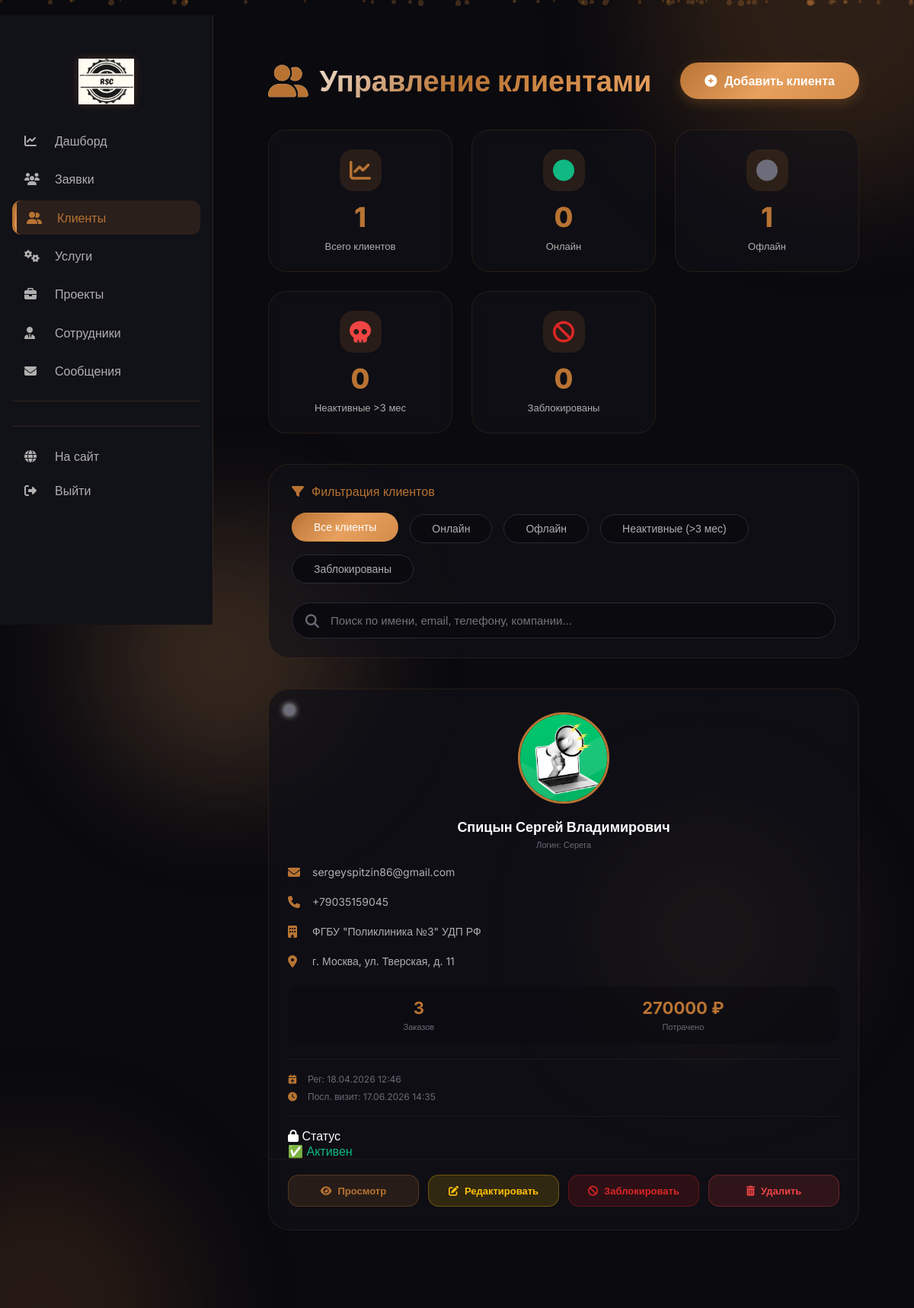
Screenshot of /leads/admin/clients/ (signed in) with the database file from the repository.
### leads/models.py (models this page shows, shortened)
class Client(models.Model):
    user = models.OneToOneField('users.User', on_delete=models.CASCADE, null=True, blank=True, related_name='client_profile')
    first_name = models.CharField(max_length=200, verbose_name="Имя")
    last_name = models.CharField(max_length=200, verbose_name="Фамилия", blank=True, default='')
    patronymic = models.CharField(max_length=200, verbose_name="Отчество", blank=True, default='')
    email = models.EmailField(verbose_name="Email")
    phone = models.CharField(max_length=50, verbose_name="Телефон")
    company = models.CharField(max_length=200, blank=True, verbose_name="Компания")
    position = models.CharField(max_length=100, blank=True, verbose_name="Должность")
    city = models.CharField(max_length=100, blank=True, verbose_name="Город")
    website = models.URLField(blank=True, verbose_name="Сайт")
    address = models.TextField(blank=True, verbose_name="Адрес")
    bio = models.TextField(blank=True, verbose_name="О себе")
    avatar = models.ImageField(upload_to='clients/avatars/', blank=True, null=True, verbose_name="Аватар")
    total_orders = models.IntegerField(default=0, verbose_name="Всего заказов")
    total_spent = models.DecimalField(max_digits=10, decimal_places=2, default=0, verbose_name="Потрачено")
    last_activity = models.DateTimeField(auto_now=True, verbose_name="Последняя активность")
    is_blocked = models.BooleanField(default=False, verbose_name="Заблокирован")
    created_at = models.DateTimeField(auto_now_add=True, verbose_name="Дата создания")
    updated_at = models.DateTimeField(auto_now=True, verbose_name="Дата обновления")
    class Meta:
        db_table = 'clients'
        verbose_name = "Клиент"
        verbose_name_plural = "Клиенты"
        ordering = ['-created_at']
    @property
    def full_name(self):
        parts = []
        if self.last_name:
            parts.append(self.last_name)
        if self.first_name:
            parts.append(self.first_name)
        if self.patronymic:
            parts.append(self.patronymic)
        return ' '.join(parts)
    @property
    def username(self):
        if self.user:
            return self.user.username
        return ''
    @property
    def online_status(self):
        from django.utils import timezone
        from datetime import timedelta
        if self.is_blocked:
            return 'blocked'
        if not self.last_activity:
            return 'offline'
        delta = timezone.now() - self.last_activity
        if delta.total_seconds() < 300:
            return 'online'
        elif delta.total_seconds() < 7776000:
            return 'offline'
        else:
            return 'inactive'

### users/models.py (models this page shows, shortened)
class User(AbstractUser):
    phone = models.CharField(max_length=20, blank=True, verbose_name="Телефон")
    class Meta:
        db_table = 'users'
        verbose_name = "Пользователь"
        verbose_name_plural = "Пользователи"

### leads/decorators.py (the view)
        def wrapper(request, *args, **kwargs):
            if not request.user.is_authenticated:
                messages.error(request, 'Необходимо войти в систему')
                return redirect('login')
            if not request.user.is_staff:
                messages.error(request, 'У вас нет доступа к этой странице')
                return redirect('index')
            try:
                admin_user = request.user.admin_profile
                user_permissions = admin_user.permissions
            except AdminUser.DoesNotExist:
                messages.error(request, 'Ошибка: профиль сотрудника не найден')
                return redirect('index')
            if user_permissions == 'full':
                return view_func(request, *args, **kwargs)
            if user_permissions not in allowed_permissions:
                messages.error(request, 'У вас недостаточно прав для выполнения этого действия')
                return redirect('admin_dashboard')
            return view_func(request, *args, **kwargs)

### leads/views/admin_clients.py (called while the page is built)
@permission_required(['full', 'clients_only'])
def admin_clients(request):
    clients = Client.objects.all().order_by('-created_at')
    stats = {'all': clients.count()}
    paginator = Paginator(clients, 15)
    page = request.GET.get('page', 1)
    clients_page = paginator.get_page(page)
    return render(request, 'admin_panel/clients/list.html', {
        'clients': clients_page,
        'stats': stats,
    })

### templates/admin_panel/clients/list.html (shortened to what this page needs)
﻿{% extends 'admin_panel/base.html' %}
{% load static %}
{% block extra_css %}
<link rel="stylesheet" href="{% static 'css/admin_panel/clients/list.css' %}">
{% endblock %}
{% block content %}
<div class="clients-bg" id="particlesContainer">
    <div class="floating-orb orb-1"></div>
    <div class="floating-orb orb-2"></div>
    <div class="floating-orb orb-3"></div>
    <div class="floating-orb orb-4"></div>
</div>
<div class="clients-container">
    <div class="clients-header">
        <h1><i class="fas fa-user-friends"></i> Управление клиентами</h1>
        <a href="{% url 'admin_client_add' %}" class="btn-add"><i class="fas fa-plus-circle"></i> Добавить клиента</a>
    </div>
    <div class="stats-row" id="statsRow">
        <div class="stat-card" data-status="all">
            <div class="stat-icon"><i class="fas fa-chart-line"></i></div>
            <div class="stat-number">{{ clients|length }}</div>
            <div class="stat-label">Всего клиентов</div>
        </div>
        <div class="stat-card" data-status="online">
            <div class="stat-icon"><i class="fas fa-circle" style="color: #10b981;"></i></div>
            <div class="stat-number" id="onlineCount">0</div>
            <div class="stat-label">Онлайн</div>
        </div>
        <div class="stat-card" data-status="offline">
            <div class="stat-icon"><i class="fas fa-circle" style="color: #6c6c7a;"></i></div>
            <div class="stat-number" id="offlineCount">0</div>
            <div class="stat-label">Офлайн</div>
        </div>
        <div class="stat-card" data-status="inactive">
            <div class="stat-icon"><i class="fas fa-skull" style="color: #ef4444;"></i></div>
            <div class="stat-number" id="inactiveCount">0</div>
            <div class="stat-label">Неактивные >3 мес</div>
        </div>
        <div class="stat-card" data-status="blocked">
            <div class="stat-icon"><i class="fas fa-ban" style="color: #dc2626;"></i></div>
            <div class="stat-number" id="blockedCount">0</div>
            <div class="stat-label">Заблокированы</div>
        </div>
    </div>
    <div class="filters-section">
        <div class="filters-title"><i class="fas fa-filter"></i> Фильтрация клиентов</div>
        <div class="status-filters" id="statusFilters">
            <button class="status-btn active" data-filter="all">Все клиенты</button>
            <button class="status-btn" data-filter="online">Онлайн</button>
            <button class="status-btn" data-filter="offline">Офлайн</button>
            <button class="status-btn" data-filter="inactive">Неактивные (>3 мес)</button>
            <button class="status-btn" data-filter="blocked">Заблокированы</button>
        </div>
        <div class="search-box">
            <i class="fas fa-search"></i>
            <input type="text" id="searchInput" class="search-input" placeholder="Поиск по имени, email, телефону, компании...">
        </div>
    </div>
    <div class="clients-grid" id="clientsGrid">
        {% for client in clients %}
        <div class="client-card" data-status="{{ client.online_status }}" data-name="{{ client.full_name|lower }}" data-email="{{ client.email|lower }}" data-phone="{{ client.phone }}" data-company="{{ client.company|lower }}">
            <div class="online-status status-{{ client.online_status }}"></div>
            <div class="client-avatar">
                {% if client.avatar %}
                <img src="{{ client.avatar.url }}" alt="{{ client.full_name }}">
                {% else %}
                <i class="fas fa-user-circle"></i>
                {% endif %}
            </div>
            <div class="client-info">
                <div class="client-fullname">{{ client.full_name }}</div>
                <div class="client-login">Логин: {{ client.username }}</div>
                <div class="client-detail"><i class="fas fa-envelope"></i> {{ client.email }}</div>
                <div class="client-detail"><i class="fas fa-phone"></i> {{ client.phone }}</div>
                {% if client.company %}<div class="client-detail"><i class="fas fa-building"></i> {{ client.company }}</div>{% endif %}
                {% if client.address %}<div class="client-detail"><i class="fas fa-map-marker-alt"></i> {{ client.address|truncatechars:40 }}</div>{% endif %}
                <div class="client-stats">
                    <div class="stat-item">
                        <div class="stat-value">{{ client.total_orders }}</div>
                        <div class="stat-name">Заказов</div>
                    </div>
                    <div class="stat-item">
                        <div class="stat-value">{{ client.total_spent|floatformat:0 }} ₽</div>
                        <div class="stat-name">Потрачено</div>
                    </div>
                </div>
                <div class="client-dates">
                    <div class="client-date"><i class="fas fa-calendar-plus"></i> Рег: {{ client.created_at|date:"d.m.Y H:i" }}</div>
                    <div class="client-date"><i class="fas fa-clock"></i> Посл. визит: {{ client.last_activity|date:"d.m.Y H:i" }}</div>
                </div>
                <div class="info-item" style="margin-top: 10px;">
                    <div class="info-label"><i class="fas fa-lock"></i> Статус</div>
                    <div class="info-value">
                        {% if client.is_blocked %}
                        <span style="color: #ef4444;">🔒 Заблокирован</span>
                        {% else %}
                        <span style="color: #10b981;">✅ Активен</span>
                        {% endif %}
                    </div>
                </div>
            </div>
            <div class="client-actions">
                <a href="{% url 'admin_client_view' client.id %}" class="action-btn btn-view"><i class="fas fa-eye"></i> Просмотр</a>
                <a href="{% url 'admin_client_edit' client.id %}" class="action-btn btn-edit"><i class="fas fa-edit"></i> Редактировать</a>
                {% if client.is_blocked %}
                <a href="{% url 'admin_client_unblock' client.id %}" class="action-btn btn-unblock">
                    <i class="fas fa-unlock-alt"></i> Разблокировать
                </a>
                {% else %}
                <a href="{% url 'admin_client_block' client.id %}" class="action-btn btn-block">
                    <i class="fas fa-ban"></i> Заблокировать
                </a>
                {% endif %}
                <a href="{% url 'admin_client_delete' client.id %}" class="action-btn btn-delete">
                    <i class="fas fa-trash-alt"></i> Удалить
                </a>
            </div>
        </div>
        {% endfor %}
    </div>
</div>
{% endblock %}

### static/css/admin_panel/base.css (style rules this page uses)
* { margin: 0; padding: 0; box-sizing: border-box; }
body { background: #0a0a0f; color: #ffffff; font-family: 'Inter', sans-serif; }

### rows the page displays
Client: is_blocked False (drawn), avatar (picture), full_name "Спицын Сергей Владимирович", username "Серега", email "sergeyspitzin86@gmail.com", phone "+79035159045", company "ФГБУ \"Поликлиника №3\" УДП РФ", address "г. Москва, ул. Тверская, д. 11", total_orders "3", total_spent "270000", created_at "18.04.2026 12:46", last_activity "17.06.2026 14:35"

### other values shown
{{ clients|length }} "1"
